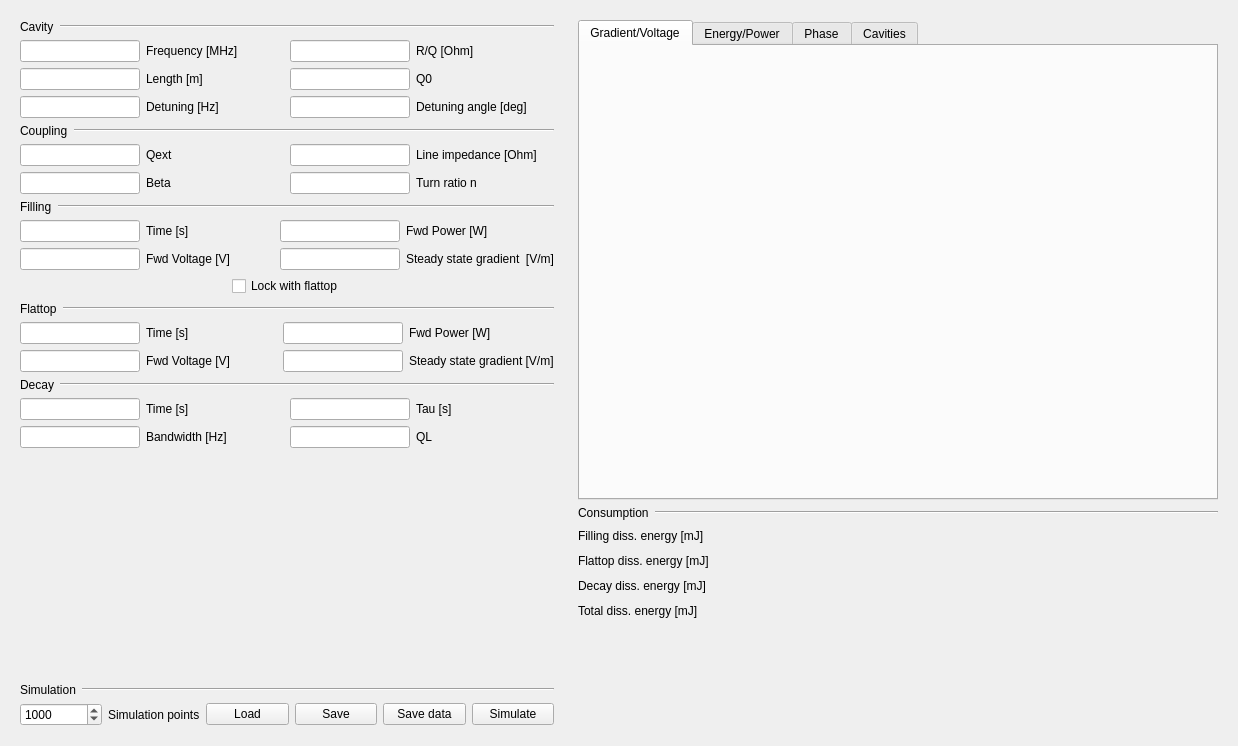
<?xml version="1.0" encoding="UTF-8"?>
<ui version="4.0">
 <class>Form</class>
 <widget class="QWidget" name="Form">
  <property name="geometry">
   <rect>
    <x>0</x>
    <y>0</y>
    <width>1238</width>
    <height>746</height>
   </rect>
  </property>
  <property name="windowTitle">
   <string>Form</string>
  </property>
  <layout class="QHBoxLayout" name="horizontalLayout_10">
   <item>
    <widget class="QWidget" name="widget" native="true">
     <property name="sizePolicy">
      <sizepolicy hsizetype="Preferred" vsizetype="Preferred">
       <horstretch>0</horstretch>
       <verstretch>0</verstretch>
      </sizepolicy>
     </property>
     <property name="maximumSize">
      <size>
       <width>630</width>
       <height>16777215</height>
      </size>
     </property>
     <layout class="QVBoxLayout" name="verticalLayout_5">
      <item>
       <layout class="QHBoxLayout" name="horizontalLayout">
        <item>
         <widget class="QLabel" name="label">
          <property name="sizePolicy">
           <sizepolicy hsizetype="Minimum" vsizetype="Preferred">
            <horstretch>0</horstretch>
            <verstretch>0</verstretch>
           </sizepolicy>
          </property>
          <property name="text">
           <string>Cavity</string>
          </property>
         </widget>
        </item>
        <item>
         <widget class="Line" name="line">
          <property name="sizePolicy">
           <sizepolicy hsizetype="Expanding" vsizetype="Fixed">
            <horstretch>0</horstretch>
            <verstretch>0</verstretch>
           </sizepolicy>
          </property>
          <property name="orientation">
           <enum>Qt::Horizontal</enum>
          </property>
         </widget>
        </item>
       </layout>
      </item>
      <item>
       <layout class="QGridLayout" name="gridLayout_3">
        <item row="1" column="1">
         <layout class="QHBoxLayout" name="horizontalLayout_11">
          <item>
           <widget class="QLineEdit" name="frequency">
            <property name="minimumSize">
             <size>
              <width>120</width>
              <height>0</height>
             </size>
            </property>
            <property name="maximumSize">
             <size>
              <width>120</width>
              <height>120</height>
             </size>
            </property>
           </widget>
          </item>
          <item>
           <widget class="QLabel" name="label_9">
            <property name="text">
             <string>Frequency [MHz]</string>
            </property>
           </widget>
          </item>
         </layout>
        </item>
        <item row="1" column="3">
         <layout class="QHBoxLayout" name="horizontalLayout_13">
          <item>
           <widget class="QLineEdit" name="roq">
            <property name="minimumSize">
             <size>
              <width>120</width>
              <height>0</height>
             </size>
            </property>
            <property name="maximumSize">
             <size>
              <width>120</width>
              <height>16777215</height>
             </size>
            </property>
           </widget>
          </item>
          <item>
           <widget class="QLabel" name="label_10">
            <property name="text">
             <string>R/Q [Ohm]</string>
            </property>
           </widget>
          </item>
         </layout>
        </item>
        <item row="2" column="3">
         <layout class="QHBoxLayout" name="horizontalLayout_18">
          <item>
           <widget class="QLineEdit" name="q0">
            <property name="minimumSize">
             <size>
              <width>120</width>
              <height>0</height>
             </size>
            </property>
            <property name="maximumSize">
             <size>
              <width>120</width>
              <height>16777215</height>
             </size>
            </property>
           </widget>
          </item>
          <item>
           <widget class="QLabel" name="label_12">
            <property name="text">
             <string>Q0</string>
            </property>
           </widget>
          </item>
         </layout>
        </item>
        <item row="2" column="1">
         <layout class="QHBoxLayout" name="horizontalLayout_17">
          <item>
           <widget class="QLineEdit" name="length">
            <property name="minimumSize">
             <size>
              <width>120</width>
              <height>0</height>
             </size>
            </property>
            <property name="maximumSize">
             <size>
              <width>120</width>
              <height>16777215</height>
             </size>
            </property>
           </widget>
          </item>
          <item>
           <widget class="QLabel" name="length3">
            <property name="text">
             <string>Length [m]</string>
            </property>
           </widget>
          </item>
         </layout>
        </item>
        <item row="4" column="1">
         <layout class="QHBoxLayout" name="horizontalLayout_12">
          <item>
           <widget class="QLineEdit" name="detuning">
            <property name="minimumSize">
             <size>
              <width>120</width>
              <height>0</height>
             </size>
            </property>
            <property name="maximumSize">
             <size>
              <width>120</width>
              <height>16777215</height>
             </size>
            </property>
           </widget>
          </item>
          <item>
           <widget class="QLabel" name="detuning_3">
            <property name="text">
             <string>Detuning [Hz]</string>
            </property>
           </widget>
          </item>
         </layout>
        </item>
        <item row="4" column="3">
         <layout class="QHBoxLayout" name="horizontalLayout_15">
          <item>
           <widget class="QLineEdit" name="detuning_angle">
            <property name="minimumSize">
             <size>
              <width>120</width>
              <height>0</height>
             </size>
            </property>
            <property name="maximumSize">
             <size>
              <width>120</width>
              <height>16777215</height>
             </size>
            </property>
           </widget>
          </item>
          <item>
           <widget class="QLabel" name="detuning_angled">
            <property name="text">
             <string>Detuning angle [deg]</string>
            </property>
           </widget>
          </item>
         </layout>
        </item>
       </layout>
      </item>
      <item>
       <layout class="QHBoxLayout" name="horizontalLayout_2">
        <item>
         <widget class="QLabel" name="label_2">
          <property name="text">
           <string>Coupling</string>
          </property>
         </widget>
        </item>
        <item>
         <widget class="Line" name="line_4">
          <property name="sizePolicy">
           <sizepolicy hsizetype="Expanding" vsizetype="Fixed">
            <horstretch>0</horstretch>
            <verstretch>0</verstretch>
           </sizepolicy>
          </property>
          <property name="orientation">
           <enum>Qt::Horizontal</enum>
          </property>
         </widget>
        </item>
       </layout>
      </item>
      <item>
       <layout class="QGridLayout" name="gridLayout_4">
        <item row="0" column="0">
         <layout class="QHBoxLayout" name="horizontalLayout_16">
          <item>
           <widget class="QLineEdit" name="qext">
            <property name="minimumSize">
             <size>
              <width>120</width>
              <height>0</height>
             </size>
            </property>
            <property name="maximumSize">
             <size>
              <width>120</width>
              <height>16777215</height>
             </size>
            </property>
           </widget>
          </item>
          <item>
           <widget class="QLabel" name="label_15">
            <property name="text">
             <string>Qext</string>
            </property>
           </widget>
          </item>
         </layout>
        </item>
        <item row="1" column="0">
         <layout class="QHBoxLayout" name="horizontalLayout_23">
          <item>
           <widget class="QLineEdit" name="beta">
            <property name="minimumSize">
             <size>
              <width>120</width>
              <height>0</height>
             </size>
            </property>
            <property name="maximumSize">
             <size>
              <width>120</width>
              <height>16777215</height>
             </size>
            </property>
           </widget>
          </item>
          <item>
           <widget class="QLabel" name="label_18">
            <property name="text">
             <string>Beta</string>
            </property>
           </widget>
          </item>
         </layout>
        </item>
        <item row="0" column="1">
         <layout class="QHBoxLayout" name="horizontalLayout_20">
          <item>
           <widget class="QLineEdit" name="line_impedance">
            <property name="minimumSize">
             <size>
              <width>120</width>
              <height>0</height>
             </size>
            </property>
            <property name="maximumSize">
             <size>
              <width>120</width>
              <height>16777215</height>
             </size>
            </property>
           </widget>
          </item>
          <item>
           <widget class="QLabel" name="label_16">
            <property name="text">
             <string>Line impedance [Ohm]</string>
            </property>
           </widget>
          </item>
         </layout>
        </item>
        <item row="1" column="1">
         <layout class="QHBoxLayout" name="horizontalLayout_22">
          <item>
           <widget class="QLineEdit" name="turn_ratio">
            <property name="minimumSize">
             <size>
              <width>120</width>
              <height>0</height>
             </size>
            </property>
            <property name="maximumSize">
             <size>
              <width>120</width>
              <height>16777215</height>
             </size>
            </property>
           </widget>
          </item>
          <item>
           <widget class="QLabel" name="label_17">
            <property name="text">
             <string>Turn ratio n</string>
            </property>
           </widget>
          </item>
         </layout>
        </item>
       </layout>
      </item>
      <item>
       <layout class="QHBoxLayout" name="horizontalLayout_3">
        <item>
         <widget class="QLabel" name="label_4">
          <property name="text">
           <string>Filling</string>
          </property>
         </widget>
        </item>
        <item>
         <widget class="Line" name="line_5">
          <property name="sizePolicy">
           <sizepolicy hsizetype="Expanding" vsizetype="Fixed">
            <horstretch>0</horstretch>
            <verstretch>0</verstretch>
           </sizepolicy>
          </property>
          <property name="orientation">
           <enum>Qt::Horizontal</enum>
          </property>
         </widget>
        </item>
       </layout>
      </item>
      <item>
       <layout class="QGridLayout" name="gridLayout_2">
        <item row="0" column="0">
         <layout class="QHBoxLayout" name="horizontalLayout_24">
          <item>
           <widget class="QLineEdit" name="fill_time">
            <property name="minimumSize">
             <size>
              <width>120</width>
              <height>0</height>
             </size>
            </property>
            <property name="maximumSize">
             <size>
              <width>120</width>
              <height>16777215</height>
             </size>
            </property>
           </widget>
          </item>
          <item>
           <widget class="QLabel" name="label_19">
            <property name="text">
             <string>Time [s]</string>
            </property>
           </widget>
          </item>
         </layout>
        </item>
        <item row="1" column="1">
         <layout class="QHBoxLayout" name="horizontalLayout_32">
          <item>
           <widget class="QLineEdit" name="fill_gradient">
            <property name="minimumSize">
             <size>
              <width>120</width>
              <height>0</height>
             </size>
            </property>
            <property name="maximumSize">
             <size>
              <width>120</width>
              <height>16777215</height>
             </size>
            </property>
           </widget>
          </item>
          <item>
           <widget class="QLabel" name="label_22">
            <property name="text">
             <string>Steady state gradient  [V/m]</string>
            </property>
           </widget>
          </item>
         </layout>
        </item>
        <item row="1" column="0">
         <layout class="QHBoxLayout" name="horizontalLayout_31">
          <item>
           <widget class="QLineEdit" name="fill_voltage">
            <property name="minimumSize">
             <size>
              <width>120</width>
              <height>0</height>
             </size>
            </property>
            <property name="maximumSize">
             <size>
              <width>120</width>
              <height>16777215</height>
             </size>
            </property>
           </widget>
          </item>
          <item>
           <widget class="QLabel" name="label_21">
            <property name="text">
             <string>Fwd Voltage [V]</string>
            </property>
           </widget>
          </item>
         </layout>
        </item>
        <item row="0" column="1">
         <layout class="QHBoxLayout" name="horizontalLayout_28">
          <item>
           <widget class="QLineEdit" name="fill_power">
            <property name="minimumSize">
             <size>
              <width>120</width>
              <height>0</height>
             </size>
            </property>
            <property name="maximumSize">
             <size>
              <width>120</width>
              <height>16777215</height>
             </size>
            </property>
           </widget>
          </item>
          <item>
           <widget class="QLabel" name="label_20">
            <property name="text">
             <string>Fwd Power [W]</string>
            </property>
           </widget>
          </item>
         </layout>
        </item>
       </layout>
      </item>
      <item>
       <layout class="QHBoxLayout" name="horizontalLayout_36">
        <item>
         <spacer name="horizontalSpacer">
          <property name="orientation">
           <enum>Qt::Horizontal</enum>
          </property>
          <property name="sizeHint" stdset="0">
           <size>
            <width>40</width>
            <height>20</height>
           </size>
          </property>
         </spacer>
        </item>
        <item>
         <widget class="QCheckBox" name="checkBox_5">
          <property name="text">
           <string>Lock with flattop</string>
          </property>
         </widget>
        </item>
        <item>
         <spacer name="horizontalSpacer_2">
          <property name="orientation">
           <enum>Qt::Horizontal</enum>
          </property>
          <property name="sizeHint" stdset="0">
           <size>
            <width>40</width>
            <height>20</height>
           </size>
          </property>
         </spacer>
        </item>
       </layout>
      </item>
      <item>
       <layout class="QHBoxLayout" name="horizontalLayout_4">
        <item>
         <widget class="QLabel" name="label_3">
          <property name="text">
           <string>Flattop</string>
          </property>
         </widget>
        </item>
        <item>
         <widget class="Line" name="line_7">
          <property name="sizePolicy">
           <sizepolicy hsizetype="Expanding" vsizetype="Fixed">
            <horstretch>0</horstretch>
            <verstretch>0</verstretch>
           </sizepolicy>
          </property>
          <property name="orientation">
           <enum>Qt::Horizontal</enum>
          </property>
         </widget>
        </item>
       </layout>
      </item>
      <item>
       <layout class="QGridLayout" name="gridLayout_5">
        <item row="1" column="0">
         <layout class="QHBoxLayout" name="horizontalLayout_14">
          <item>
           <widget class="QLineEdit" name="flat_voltage">
            <property name="minimumSize">
             <size>
              <width>120</width>
              <height>0</height>
             </size>
            </property>
            <property name="maximumSize">
             <size>
              <width>120</width>
              <height>16777215</height>
             </size>
            </property>
           </widget>
          </item>
          <item>
           <widget class="QLabel" name="label_25">
            <property name="text">
             <string>Fwd Voltage [V]</string>
            </property>
           </widget>
          </item>
         </layout>
        </item>
        <item row="0" column="0">
         <layout class="QHBoxLayout" name="horizontalLayout_19">
          <item>
           <widget class="QLineEdit" name="flat_time">
            <property name="minimumSize">
             <size>
              <width>120</width>
              <height>0</height>
             </size>
            </property>
            <property name="maximumSize">
             <size>
              <width>120</width>
              <height>16777215</height>
             </size>
            </property>
           </widget>
          </item>
          <item>
           <widget class="QLabel" name="label_23">
            <property name="text">
             <string>Time [s]</string>
            </property>
           </widget>
          </item>
         </layout>
        </item>
        <item row="0" column="1">
         <layout class="QHBoxLayout" name="horizontalLayout_42">
          <item>
           <widget class="QLineEdit" name="flat_power">
            <property name="minimumSize">
             <size>
              <width>120</width>
              <height>0</height>
             </size>
            </property>
            <property name="maximumSize">
             <size>
              <width>120</width>
              <height>16777215</height>
             </size>
            </property>
           </widget>
          </item>
          <item>
           <widget class="QLabel" name="label_24">
            <property name="text">
             <string>Fwd Power [W]</string>
            </property>
           </widget>
          </item>
         </layout>
        </item>
        <item row="1" column="1">
         <layout class="QHBoxLayout" name="horizontalLayout_43">
          <item>
           <widget class="QLineEdit" name="flat_gradient">
            <property name="minimumSize">
             <size>
              <width>120</width>
              <height>0</height>
             </size>
            </property>
            <property name="maximumSize">
             <size>
              <width>120</width>
              <height>16777215</height>
             </size>
            </property>
           </widget>
          </item>
          <item>
           <widget class="QLabel" name="label_26">
            <property name="text">
             <string>Steady state gradient [V/m]</string>
            </property>
           </widget>
          </item>
         </layout>
        </item>
       </layout>
      </item>
      <item>
       <layout class="QHBoxLayout" name="horizontalLayout_5">
        <item>
         <widget class="QLabel" name="label_5">
          <property name="text">
           <string>Decay</string>
          </property>
         </widget>
        </item>
        <item>
         <widget class="Line" name="line_6">
          <property name="sizePolicy">
           <sizepolicy hsizetype="Expanding" vsizetype="Fixed">
            <horstretch>0</horstretch>
            <verstretch>0</verstretch>
           </sizepolicy>
          </property>
          <property name="orientation">
           <enum>Qt::Horizontal</enum>
          </property>
         </widget>
        </item>
       </layout>
      </item>
      <item>
       <layout class="QGridLayout" name="gridLayout">
        <item row="0" column="0">
         <layout class="QHBoxLayout" name="horizontalLayout_33">
          <item>
           <widget class="QLineEdit" name="decay_time">
            <property name="maximumSize">
             <size>
              <width>120</width>
              <height>16777215</height>
             </size>
            </property>
            <property name="sizeIncrement">
             <size>
              <width>120</width>
              <height>0</height>
             </size>
            </property>
           </widget>
          </item>
          <item>
           <widget class="QLabel" name="label_29">
            <property name="text">
             <string>Time [s]</string>
            </property>
           </widget>
          </item>
         </layout>
        </item>
        <item row="1" column="1">
         <layout class="QHBoxLayout" name="horizontalLayout_39">
          <item>
           <widget class="QLineEdit" name="ql">
            <property name="minimumSize">
             <size>
              <width>120</width>
              <height>0</height>
             </size>
            </property>
            <property name="maximumSize">
             <size>
              <width>120</width>
              <height>16777215</height>
             </size>
            </property>
           </widget>
          </item>
          <item>
           <widget class="QLabel" name="label_28">
            <property name="text">
             <string>QL</string>
            </property>
           </widget>
          </item>
         </layout>
        </item>
        <item row="1" column="0">
         <layout class="QHBoxLayout" name="horizontalLayout_25">
          <item>
           <widget class="QLineEdit" name="bandwidth">
            <property name="minimumSize">
             <size>
              <width>120</width>
              <height>0</height>
             </size>
            </property>
            <property name="maximumSize">
             <size>
              <width>120</width>
              <height>16777215</height>
             </size>
            </property>
            <property name="sizeIncrement">
             <size>
              <width>0</width>
              <height>0</height>
             </size>
            </property>
           </widget>
          </item>
          <item>
           <widget class="QLabel" name="label_27">
            <property name="text">
             <string>Bandwidth [Hz]</string>
            </property>
           </widget>
          </item>
         </layout>
        </item>
        <item row="0" column="1">
         <layout class="QHBoxLayout" name="horizontalLayout_41">
          <item>
           <widget class="QLineEdit" name="decay_tau">
            <property name="minimumSize">
             <size>
              <width>120</width>
              <height>0</height>
             </size>
            </property>
            <property name="maximumSize">
             <size>
              <width>120</width>
              <height>16777215</height>
             </size>
            </property>
           </widget>
          </item>
          <item>
           <widget class="QLabel" name="label_30">
            <property name="text">
             <string>Tau [s]</string>
            </property>
           </widget>
          </item>
         </layout>
        </item>
       </layout>
      </item>
      <item>
       <spacer name="verticalSpacer_5">
        <property name="orientation">
         <enum>Qt::Vertical</enum>
        </property>
        <property name="sizeHint" stdset="0">
         <size>
          <width>20</width>
          <height>40</height>
         </size>
        </property>
       </spacer>
      </item>
      <item>
       <layout class="QHBoxLayout" name="horizontalLayout_7">
        <item>
         <widget class="QLabel" name="label_7">
          <property name="text">
           <string>Simulation</string>
          </property>
         </widget>
        </item>
        <item>
         <widget class="Line" name="line_2">
          <property name="sizePolicy">
           <sizepolicy hsizetype="Expanding" vsizetype="Fixed">
            <horstretch>0</horstretch>
            <verstretch>0</verstretch>
           </sizepolicy>
          </property>
          <property name="orientation">
           <enum>Qt::Horizontal</enum>
          </property>
         </widget>
        </item>
       </layout>
      </item>
      <item>
       <layout class="QHBoxLayout" name="horizontalLayout_9">
        <item>
         <widget class="QSpinBox" name="simulation_points">
          <property name="maximum">
           <number>1000000</number>
          </property>
          <property name="value">
           <number>1000</number>
          </property>
         </widget>
        </item>
        <item>
         <widget class="QLabel" name="label_8">
          <property name="text">
           <string>Simulation points</string>
          </property>
         </widget>
        </item>
        <item>
         <widget class="QPushButton" name="load">
          <property name="text">
           <string>Load</string>
          </property>
         </widget>
        </item>
        <item>
         <widget class="QPushButton" name="save">
          <property name="text">
           <string>Save</string>
          </property>
         </widget>
        </item>
        <item>
         <widget class="QPushButton" name="save_data">
          <property name="text">
           <string>Save data</string>
          </property>
         </widget>
        </item>
        <item>
         <widget class="QPushButton" name="simulate">
          <property name="text">
           <string>Simulate</string>
          </property>
         </widget>
        </item>
       </layout>
      </item>
     </layout>
    </widget>
   </item>
   <item>
    <widget class="QWidget" name="widget_2" native="true">
     <property name="sizePolicy">
      <sizepolicy hsizetype="Expanding" vsizetype="Preferred">
       <horstretch>0</horstretch>
       <verstretch>0</verstretch>
      </sizepolicy>
     </property>
     <layout class="QVBoxLayout" name="verticalLayout_8">
      <item>
       <widget class="QTabWidget" name="layout">
        <property name="minimumSize">
         <size>
          <width>640</width>
          <height>480</height>
         </size>
        </property>
        <property name="currentIndex">
         <number>0</number>
        </property>
        <widget class="QWidget" name="gradienttab">
         <attribute name="title">
          <string>Gradient/Voltage</string>
         </attribute>
         <layout class="QVBoxLayout" name="verticalLayout">
          <item>
           <layout class="QVBoxLayout" name="gradient_layout"/>
          </item>
          <item>
           <spacer name="verticalSpacer">
            <property name="orientation">
             <enum>Qt::Vertical</enum>
            </property>
            <property name="sizeHint" stdset="0">
             <size>
              <width>20</width>
              <height>196</height>
             </size>
            </property>
           </spacer>
          </item>
         </layout>
        </widget>
        <widget class="QWidget" name="energytab">
         <attribute name="title">
          <string>Energy/Power</string>
         </attribute>
         <layout class="QVBoxLayout" name="verticalLayout_6">
          <item>
           <layout class="QVBoxLayout" name="energy_layout"/>
          </item>
          <item>
           <spacer name="verticalSpacer_2">
            <property name="orientation">
             <enum>Qt::Vertical</enum>
            </property>
            <property name="sizeHint" stdset="0">
             <size>
              <width>20</width>
              <height>196</height>
             </size>
            </property>
           </spacer>
          </item>
         </layout>
        </widget>
        <widget class="QWidget" name="tab_3">
         <attribute name="title">
          <string>Phase</string>
         </attribute>
         <layout class="QVBoxLayout" name="verticalLayout_7">
          <item>
           <layout class="QVBoxLayout" name="phase_layout"/>
          </item>
          <item>
           <spacer name="verticalSpacer_3">
            <property name="orientation">
             <enum>Qt::Vertical</enum>
            </property>
            <property name="sizeHint" stdset="0">
             <size>
              <width>20</width>
              <height>196</height>
             </size>
            </property>
           </spacer>
          </item>
         </layout>
        </widget>
        <widget class="QWidget" name="tab">
         <attribute name="title">
          <string>Cavities</string>
         </attribute>
        </widget>
       </widget>
      </item>
      <item>
       <layout class="QHBoxLayout" name="horizontalLayout_44">
        <item>
         <widget class="QLabel" name="label_31">
          <property name="text">
           <string>Consumption</string>
          </property>
         </widget>
        </item>
        <item>
         <widget class="Line" name="line_8">
          <property name="sizePolicy">
           <sizepolicy hsizetype="Expanding" vsizetype="Fixed">
            <horstretch>0</horstretch>
            <verstretch>0</verstretch>
           </sizepolicy>
          </property>
          <property name="orientation">
           <enum>Qt::Horizontal</enum>
          </property>
         </widget>
        </item>
       </layout>
      </item>
      <item>
       <layout class="QHBoxLayout" name="horizontalLayout_45">
        <item>
         <layout class="QVBoxLayout" name="verticalLayout_11">
          <item>
           <widget class="QLabel" name="label_34">
            <property name="text">
             <string>Filling diss. energy [mJ]</string>
            </property>
           </widget>
          </item>
          <item>
           <widget class="QLabel" name="label_46">
            <property name="text">
             <string>Flattop diss. energy [mJ]</string>
            </property>
           </widget>
          </item>
          <item>
           <widget class="QLabel" name="label_45">
            <property name="text">
             <string>Decay diss. energy [mJ]</string>
            </property>
           </widget>
          </item>
          <item>
           <widget class="QLabel" name="label_44">
            <property name="text">
             <string>Total diss. energy [mJ]</string>
            </property>
           </widget>
          </item>
         </layout>
        </item>
        <item>
         <layout class="QVBoxLayout" name="verticalLayout_10">
          <item>
           <widget class="QLabel" name="label_33">
            <property name="minimumSize">
             <size>
              <width>120</width>
              <height>0</height>
             </size>
            </property>
            <property name="maximumSize">
             <size>
              <width>16777215</width>
              <height>16777215</height>
             </size>
            </property>
            <property name="text">
             <string/>
            </property>
           </widget>
          </item>
          <item>
           <widget class="QLabel" name="label_43">
            <property name="text">
             <string/>
            </property>
           </widget>
          </item>
          <item>
           <widget class="QLabel" name="label_42">
            <property name="text">
             <string/>
            </property>
           </widget>
          </item>
          <item>
           <widget class="QLabel" name="label_41">
            <property name="text">
             <string/>
            </property>
           </widget>
          </item>
          <item>
           <widget class="QLabel" name="label_40">
            <property name="text">
             <string/>
            </property>
           </widget>
          </item>
         </layout>
        </item>
        <item>
         <layout class="QVBoxLayout" name="verticalLayout_9">
          <item>
           <widget class="QLabel" name="label_39">
            <property name="minimumSize">
             <size>
              <width>120</width>
              <height>0</height>
             </size>
            </property>
            <property name="text">
             <string/>
            </property>
           </widget>
          </item>
          <item>
           <widget class="QLabel" name="label_37">
            <property name="text">
             <string/>
            </property>
           </widget>
          </item>
          <item>
           <widget class="QLabel" name="label_36">
            <property name="text">
             <string/>
            </property>
           </widget>
          </item>
          <item>
           <widget class="QLabel" name="label_35">
            <property name="text">
             <string/>
            </property>
           </widget>
          </item>
          <item>
           <widget class="QLabel" name="label_32">
            <property name="text">
             <string/>
            </property>
           </widget>
          </item>
         </layout>
        </item>
        <item>
         <spacer name="horizontalSpacer_12">
          <property name="orientation">
           <enum>Qt::Horizontal</enum>
          </property>
          <property name="sizeHint" stdset="0">
           <size>
            <width>40</width>
            <height>20</height>
           </size>
          </property>
         </spacer>
        </item>
       </layout>
      </item>
      <item>
       <spacer name="horizontalSpacer_3">
        <property name="orientation">
         <enum>Qt::Horizontal</enum>
        </property>
        <property name="sizeHint" stdset="0">
         <size>
          <width>40</width>
          <height>20</height>
         </size>
        </property>
       </spacer>
      </item>
      <item>
       <spacer name="verticalSpacer_4">
        <property name="orientation">
         <enum>Qt::Vertical</enum>
        </property>
        <property name="sizeHint" stdset="0">
         <size>
          <width>20</width>
          <height>40</height>
         </size>
        </property>
       </spacer>
      </item>
     </layout>
    </widget>
   </item>
  </layout>
 </widget>
 <resources/>
 <connections/>
</ui>
